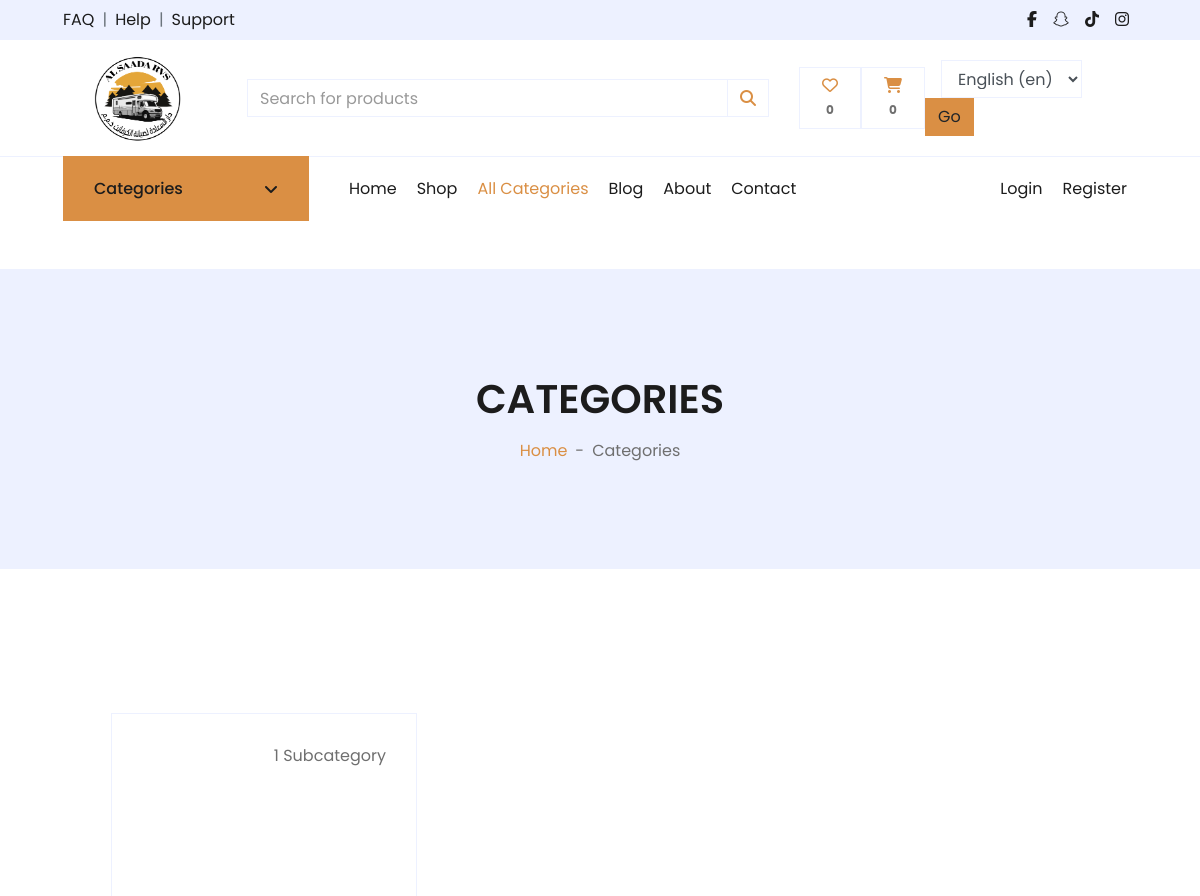
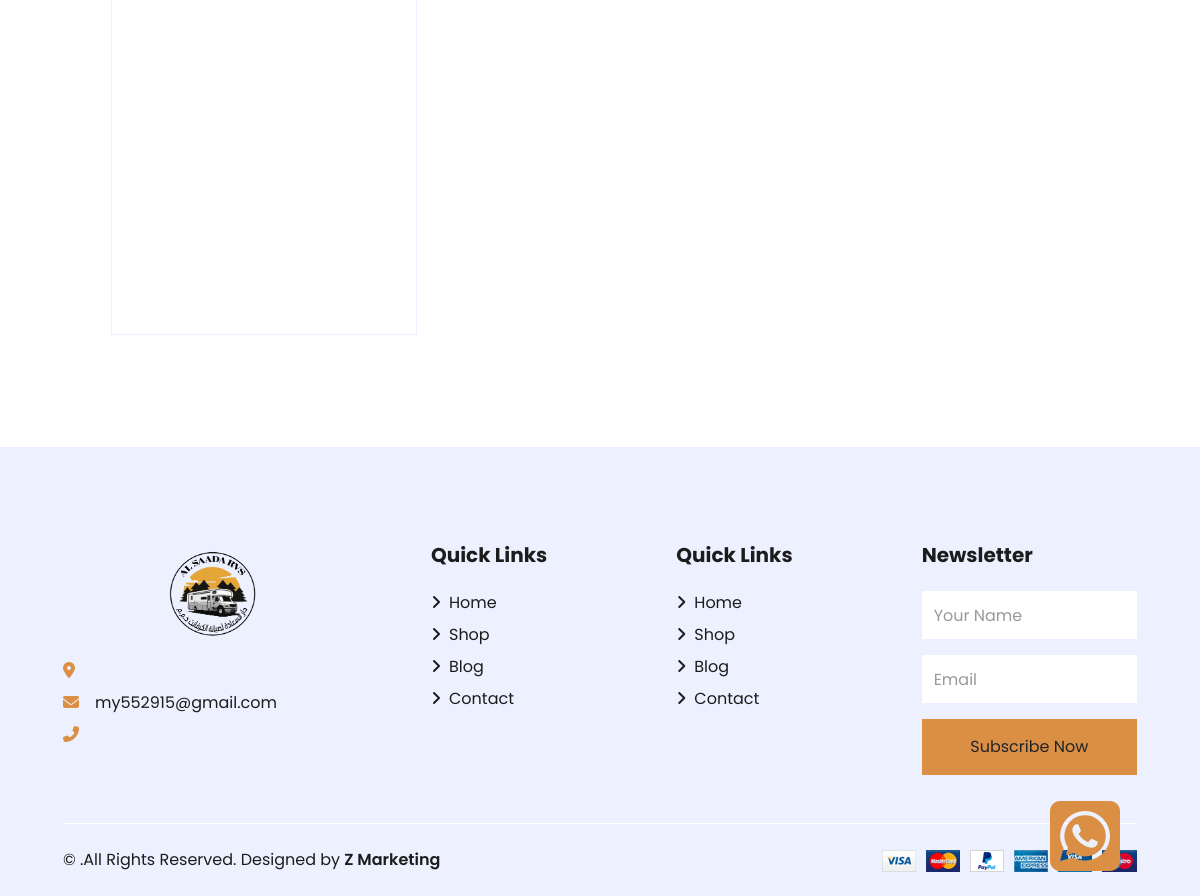
Page /products/categories/ on the committed database (2 pictures, top to bottom).
### settings/models.py (models this page shows, shortened)
class Settings(TranslatableModel):
    translations = TranslatedFields(
        site_name = models.CharField(_("site_name"), max_length=50),
        address = models.CharField(_("address"), max_length=50),
        get_in_touch = models.TextField(_("get_in_touch"),max_length=1000),
        phone = models.CharField(_("phone"), max_length=30),
        description = models.TextField(_("description"),max_length=1000)
    )
    logo = models.ImageField(_("logo"), upload_to='setting/')
    email = models.EmailField(_("email"), max_length=254)
    fb_link = models.URLField(_("fb_link"), max_length=200)
    snap_link = models.URLField(_("snapchat_link"), max_length=200)
    instagram_link = models.URLField(_("instagram_link"), max_length=200)
    tiktok_link = models.URLField(_("tiktok_link"), max_length=200)
    phone2 = models.CharField(_("phone2"), max_length=30)
    class Meta:
        verbose_name = _("Settings")
        verbose_name_plural = _("Settings")

### products/models.py (models this page shows, shortened)
class Category(TranslatableModel):
    image = models.ImageField(_("category image"),null=True,blank=True,upload_to='category-image/')
    translations = TranslatedFields(
        name = models.CharField(_("category name"),max_length=100)
    )
    class Meta:
        verbose_name_plural = _("Categories")
        verbose_name = _("Categories")

### products/views.py (the view)
# urls.py: path('categories/',category_list ,name='categories'),
def category_list(request):
    category_list = Category.objects.annotate(subcategory_count=Count('subcategory'))
    paginator = Paginator(category_list,1)
    page = request.GET.get('page')
    paged_product = paginator.get_page(page)
    context = {
        'category_list':paged_product
    }
    return render(request,'products/categories.html',context)

### products/templates/products/categories.html (shortened to what this page needs)
{% extends "base.html" %}
{% load static %}
{% load i18n %}
{% block body %}
<div class="container-fluid bg-secondary mb-5">
    <div class="d-flex flex-column align-items-center justify-content-center" style="min-height: 300px">
        <h1 class="font-weight-semi-bold text-uppercase mb-3">{% trans "Categories" %}</h1>
        <div class="d-inline-flex">
            <p class="m-0"><a href="/">{% trans "Home" %}</a></p>
            <p class="m-0 px-2">-</p>
            <p class="m-0">{% trans "Categories" %}</p>
        </div>
    </div>
</div>
<div class="container-fluid pt-5">
    <div class="row px-xl-5 pb-3">
        <div class="container-fluid pt-5">
            <div class="row px-xl-5 pb-3">
                {% for category in categories %}
        <div class="col-lg-4 col-md-6 pb-1">
            <div class="cat-item d-flex flex-column border mb-4" style="padding: 30px;">
                <p class="text-right">{{ category.subcategory_set.count }} {% trans "Subcategory" %} </p>
                <a href="{% url 'subcategories' category.id %}" class="cat-img position-relative overflow-hidden mb-3">
                </a>
            </div>
        </div>
    {% endfor %}
            </div>
        </div>
    </div>
</div>
<div class="col-12 pb-1">
</div>
{% endblock body %}

### templates/base.html (shortened to what this page needs)
{% load static %}
{% load i18n %}
<!DOCTYPE HTML>
<html lang="{{ current_language }}">
<head>
    <link href="https://cdnjs.cloudflare.com/ajax/libs/font-awesome/5.10.0/css/all.min.css" rel="stylesheet">
    <link href="{% static 'lib/owlcarousel/assets/owl.carousel.min.css'%}" rel="stylesheet">
    <link href="{% static 'css/all.min.css'%}" rel="stylesheet">
    <link href="{% static 'css/style.css'%}" rel="stylesheet">
    <link href="{% static 'css/custom.css'%}" rel="stylesheet">
</head>
<body>
    <div class="container-fluid">
        <div class="row bg-secondary py-2 px-xl-5">
            <div class="col-lg-6 d-none d-lg-block">
                <div class="d-inline-flex align-items-center">
                    <a class="text-dark" href="{% url 'contact'%}">{% trans "FAQ" %}</a>
                    <span class="text-muted px-2">|</span>
                    <a class="text-dark" href="{% url 'contact'%}">{% trans "Help" %}</a>
                    <span class="text-muted px-2">|</span>
                    <a class="text-dark" href="{% url 'contact'%}">{% trans "Support" %}</a>
                </div>
            </div>
            <div class="col-lg-6 text-center text-lg-right">
                <div class="d-inline-flex align-items-center">
                    <a class="text-dark px-2" href="{{about_site.fb_link}}">
                        <i class="fab fa-facebook-f"></i>
                    </a>
                    <a class="text-dark px-2" href="{{about_site.snap_link}}">
                        <i class="fa-brands fa-snapchat"></i>
                    </a>
                    <a class="text-dark px-2" href="{{about_site.tiktok_link}}">
                        <i class="fa-brands fa-tiktok"></i>
                    </a>
                    <a class="text-dark px-2" href="{{about_site.instagram_link}}">
                        <i class="fab fa-instagram"></i>
                    </a>
                </div>
            </div>
        </div>
        <div class="row align-items-center py-2 px-xl-5">
            <div class="col-lg-2 d-none d-lg-block">
                <a href="/" class="text-decoration-none">
                    <h1 class="m-0  text-center display-5 font-weight-semi-bold">
                        <img src="{{about_site.logo.url}}" width="100px" height="100px" alt="Logo">
                    </h1>
                </a>
            </div>
            <div class="col-lg-6 col-6  text-left">
                <form  autocomplete="off" method="GET" action="{% url 'search' %}">
                    <div class="input-group">
                        <input type="text" id="searchInput" name="q" class="form-control"
                            placeholder="{% trans "Search for products" %}">
                        <div class="input-group-append">
                            <span class="input-group-text bg-transparent text-primary">
                                <i class="fa fa-search"></i>
                            </span>
                        </div>
                    </div>
                </form>
            </div>
            <div class="col-lg-4 col-6 d-lg-flex justify-content-center align-items-center  text-right">
                <a href="{% url 'favourite'%}" class="btn border">
                    {% if product_counter == 0 %}
                    <i class="fa-regular fa-heart text-primary"></i>
                    <span class="badge">{{product_counter}}</span>
                    {% else %}
                    <i class="fas fa-heart text-primary"></i>
                    <span class="badge">{{product_counter}}</span>
                    {% endif %}
                </a>
                <a href="{% url 'cart'%}" class="btn border">
                    <i class="fas fa-shopping-cart text-primary"></i>
                    <span class="badge">{{cart_counter}}</span>
                </a>
                <form action="{% url 'set_language' %}" method="post" class="form-inline  ">
                    <div class="form-group mx-sm-3 ">
                        <select name="language" id="language" class="form-control">
                            {% get_current_language as LANGUAGE_CODE %}
                            {% get_available_languages as LANGUAGES %}
                            {% get_language_info_list for LANGUAGES as languages %}
                            {% for language in languages %}
                            <option value="{{ language.code }}"
                                {% if language.code == LANGUAGE_CODE %}selected{% endif %}>
                                {{ language.name_local }} ({{ language.code }})
                            </option>
                            {% endfor %}
                        </select>
                    </div>
                    <button type="submit" class="btn btn-primary  ">Go</button>
                </form>
            </div>
        </div>
    </div>
    <div class="container-fluid mb-5">
        <div class="row border-top px-xl-5">
            <div class="col-lg-3 d-none d-lg-block">
                <a class="btn shadow-none d-flex align-items-center justify-content-between bg-style text-white w-100"
                    data-toggle="collapse" href="#navbar-vertical"
                    style="height: 65px; margin-top: -1px; padding: 0 30px;">
                    <h6 class="m-0">{% trans "Categories" %}</h6>
                    <i class="fa fa-angle-down text-dark"></i>
                </a>
            </div>
            <div class="col-lg-9">
                <nav class="navbar navbar-expand-lg bg-light navbar-light py-3 py-lg-0 px-0">
                    <div class="collapse navbar-collapse justify-content-between" id="navbarCollapse">
                        <div class="navbar-nav mr-auto py-0">
                            <a href="/"
                                class="nav-item nav-link {% if request.path == '/' or request.path == '/en/' or request.path == '/ar/' %}active{% endif %}">{% trans "Home" %}</a>
                            <a href="{% url 'product_list' %}"
                                class="nav-item nav-link {% if request.path == '/products/' or request.path == '/products/en/' or request.path == '/products/ar/' %}active{% endif %}">{% trans "Shop" %}</a>
                            <a href="{% url 'categories' %}"
                                class="nav-item nav-link {% if request.path == '/products/categories/' or request.path == '/products/categories/en/' or request.path == '/products/categories/ar/' %}active{% endif %}">{% trans "All Categories" %}</a>
                            <a href="{% url 'blog' %}"
                                class="nav-item nav-link {% if request.path == '/blog/' or request.path == '/blog/en/' or request.path == '/blog/ar/' %}active{% endif %}">{% trans "Blog" %}</a>
                            <a href="{% url 'about' %}"
                                class="nav-item nav-link {% if request.path == '/about/' or request.path == '/about/en/' or request.path == '/about/ar/' %}active{% endif %}">{% trans "About" %}</a>
                            <a href="{% url 'contact' %}"
                                class="nav-item nav-link {% if request.path == '/contact/' or request.path == '/contact/en/' or request.path == '/contact/ar/' %}active{% endif %}">{% trans "Contact" %}</a>
                        </div>
                        {% if user.is_authenticated %}
                        <div class="navbar-nav ml-auto py-0">
                            <a href="{% url 'profile'%}" class="nav-item nav-link">{% trans "Profile" %}</a>
                            <a href="{% url 'product_new'%}" class="nav-item nav-link">{% trans "Add Product" %}</a>
                            <a href="{% url 'logout' %}" class="nav-item nav-link">{% trans "logout" %}</a>
                        </div>
                        {% else %}
                        <div class="navbar-nav ml-auto py-0">
                            <a href="{% url 'login' %}" class="nav-item nav-link">{% trans "Login" %}</a>
                            <a href="{% url 'register' %}" class="nav-item nav-link">{% trans "Register" %}</a>
                        </div>
                        {% endif %}
                    </div>
                </nav>
            </div>
        </div>
    </div>
    {% block body %}
    {% endblock body %}
    <div class="container-fluid bg-secondary text-dark mt-5 pt-5">
        <div class="row px-xl-5 pt-5">
            <div class="col-lg-4 col-md-12 mb-5 pr-3 pr-xl-5">
                <a href="/" class="text-decoration-none">
                    <h1 class="mb-1 text-center display-5 font-weight-semi-bold">
                        <img src="{{about_site.logo.url}}" width="100px" height="100px" alt="Logo">
                    </h1>
                </a>
                <p class="mb-2"><i class="fa fa-map-marker-alt text-primary mr-3"></i>{{about_site.address}}</p>
                <p class="mb-2"><i class="fa fa-envelope text-primary mr-3"></i>{{about_site.email}}</p>
                <p class="mb-0"><i class="fa fa-phone-alt text-primary mr-3"></i>{{about_site.phone}}</p>
                <a href="https://wa.me/{{about_site.phone}}" target="_blank" class="position-fixed whatsicon" rel="noopener noreferrer">
                        <i class="fa-brands fa-square-whatsapp fa-5x"></i>
                    </a>
            </div>
            <div class="col-lg-8 col-md-12">
                <div class="row">
                    <div class="col-md-4 mb-5">
                        <h5 class="font-weight-bold text-dark mb-4">{% trans "Quick Links" %}</h5>
                        <div class="d-flex flex-column justify-content-start">
                            <a class="text-dark mb-2" href="/"><i
                                    class="fa fa-angle-right mr-2"></i>{% trans "Home" %}</a>
                            <a class="text-dark mb-2" href="{% url 'product_list'%}"><i
                                    class="fa fa-angle-right mr-2"></i>{% trans "Shop" %}</a>
                            <a class="text-dark mb-2" href="{% url 'blog'%}"><i
                                    class="fa fa-angle-right mr-2"></i>{% trans "Blog" %}
                            </a>
                            <a class="text-dark" href="{% url 'contact'%}"><i
                                    class="fa fa-angle-right mr-2"></i>{% trans "Contact" %}
                            </a>
                        </div>
                    </div>
                    <div class="col-md-4 mb-5">
                        <h5 class="font-weight-bold text-dark mb-4">{% trans "Quick Links" %}</h5>
                        <div class="d-flex flex-column justify-content-start">
                            <a class="text-dark mb-2" href="/"><i
                                    class="fa fa-angle-right mr-2"></i>{% trans "Home" %}</a>
                            <a class="text-dark mb-2" href="{% url 'product_list'%}"><i
                                    class="fa fa-angle-right mr-2"></i>{% trans "Shop" %}</a>
                            <a class="text-dark mb-2" href="{% url 'blog'%}"><i
                                    class="fa fa-angle-right mr-2"></i>{% trans "Blog" %}
                            </a>
                            <a class="text-dark" href="{% url 'contact'%}"><i
                                    class="fa fa-angle-right mr-2"></i>{% trans "Contact" %}
                            </a>
                        </div>
                    </div>
                    <div id="main_form_div" class="col-md-4 mb-5">
                        <h5 class="font-weight-bold text-dark mb-4">{% trans "Newsletter" %}</h5>
                        <form id="newsletter_form" method="POST" action="{% url 'newsletter_footer'%}">
                            <div class="form-group">
                                <input type="text" class="form-control border-0 py-4" name="name"
                                    placeholder="{% trans "Your Name" %}" required="required" />
                            </div>
                            <div class="form-group">
                                <input type="email" class="form-control border-0 py-4" name="email"
                                    placeholder="{% trans "Email" %}" required="required" />
                            </div>
                            <div>
                                <button class="btn btn-primary btn-block border-0 py-3"
                                    type="submit">{% trans "Subscribe Now" %}</button>
                            </div>
                        </form>
                    </div>
                </div>
            </div>
        </div>
        <div class="row border-top border-light mx-xl-5 py-4">
            <div class="col-md-6 px-xl-0">
                <p class="mb-md-0 text-center text-md-left text-dark">
                    &copy; .{% trans "All Rights Reserved. Designed by" %}
                    <a class="text-dark font-weight-semi-bold" href="https://zmarketings.com">Z Marketing</a><br>
                </p>
            </div>
            <div class="col-md-6 px-xl-0 text-center text-md-right">
                <img class="img-fluid" src="{% static 'img/payments.png'%}" alt="">
            </div>
        </div>
    </div>
</body>
</html>

### rows in the picture
Settings: logo (picture), email "my552915@gmail.com"
Category: subcategory_set.count "1"

### other values in the picture
{{ product_counter }} "0"
{{ cart_counter }} "0"
form field language "English (en)"
